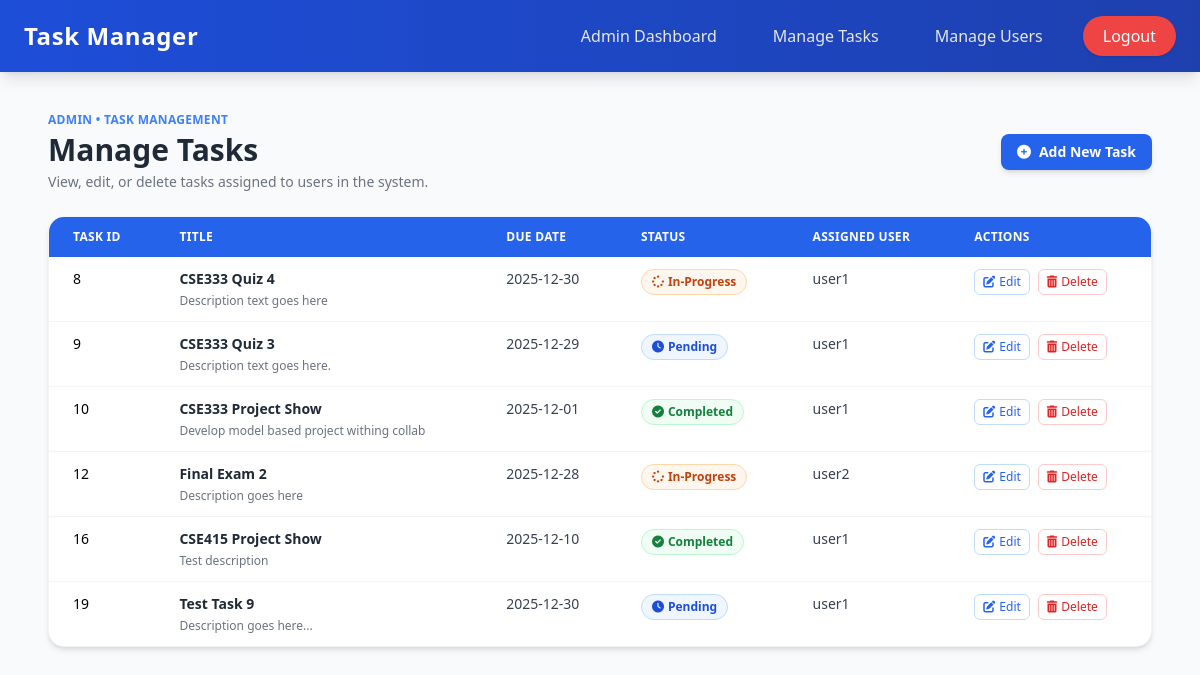
Page /admin/manage_tasks.php (signed in) on the committed database.
### tables this page shows
CREATE TABLE `tasks` (
  `id` int(6) UNSIGNED NOT NULL,
  `title` varchar(255) NOT NULL,
  `due_date` date NOT NULL,
  `status` enum('pending','in-progress','completed') DEFAULT 'pending',
  `created_at` timestamp NOT NULL DEFAULT current_timestamp(),
  `user_id` int(6) UNSIGNED DEFAULT NULL,
  `progress` int(3) DEFAULT 0,
  `description` text DEFAULT NULL
);

CREATE TABLE `users` (
  `id` int(6) UNSIGNED NOT NULL,
  `username` varchar(50) NOT NULL,
  `email` varchar(100) NOT NULL,
  `password` varchar(255) NOT NULL,
  `role` enum('user','admin') DEFAULT 'user',
  `created_at` timestamp NOT NULL DEFAULT current_timestamp(),
  `name` varchar(255) DEFAULT NULL
);

### admin/manage_tasks.php (the view, shortened to what this page needs)
<?php
include('../includes/db.php');
$sql    = "SELECT tasks.*, users.username AS assigned_user FROM tasks LEFT JOIN users ON tasks.user_id = users.id";
$result = $conn->query($sql);
?>
<!DOCTYPE html>
<html lang="en">
<head>
    <script src="https://cdn.tailwindcss.com"></script>
    <link rel="stylesheet"
          href="https://cdnjs.cloudflare.com/ajax/libs/font-awesome/6.0.0-beta3/css/all.min.css">
</head>
<body class="bg-gray-50 min-h-screen">
    <?php include('../includes/navbar.php'); ?>
    <div class="max-w-6xl mx-auto px-6 pb-12">
        <header class="pt-10 pb-6 flex flex-col gap-3 sm:flex-row sm:items-center sm:justify-between">
            <div>
                <p class="text-xs uppercase tracking-wide text-blue-500 font-semibold mb-1">
                    Admin • Task Management
                </p>
                <h1 class="text-2xl sm:text-3xl font-bold text-gray-800">
                    Manage Tasks
                </h1>
                <p class="text-sm text-gray-500 mt-1">
                    View, edit, or delete tasks assigned to users in the system.
                </p>
            </div>
            <a href="add_task.php"
               class="inline-flex items-center gap-2 px-4 py-2 rounded-lg text-sm font-semibold bg-blue-600 text-white hover:bg-blue-700 shadow-md transition">
                <i class="fas fa-plus-circle"></i>
                Add New Task
            </a>
        </header>
        <div class="bg-white shadow-md rounded-2xl border border-gray-100 overflow-hidden">
            <div class="overflow-x-auto">
                <table class="min-w-full text-sm text-left">
                    <thead class="bg-blue-600 text-white text-xs uppercase tracking-wide">
                        <tr>
                            <th class="py-3 px-4 sm:px-6">Task ID</th>
                            <th class="py-3 px-4 sm:px-6">Title</th>
                            <th class="py-3 px-4 sm:px-6">Due Date</th>
                            <th class="py-3 px-4 sm:px-6">Status</th>
                            <th class="py-3 px-4 sm:px-6">Assigned User</th>
                            <th class="py-3 px-4 sm:px-6">Actions</th>
                        </tr>
                    </thead>
                    <tbody class="divide-y divide-gray-100">
                        <?php if ($result && $result->num_rows > 0): ?>
                            <?php while ($row = $result->fetch_assoc()): ?>
                                <?php
                                $status_color_classes = '';
                                $status_icon          = '';
                                switch ($row['status']) {
                                    case 'in-progress':
                                        $status_color_classes = 'bg-orange-50 text-orange-700 border-orange-200';
                                        $status_icon          = 'fas fa-spinner';
                                        break;
                                    case 'completed':
                                        $status_color_classes = 'bg-green-50 text-green-700 border-green-200';
                                        $status_icon          = 'fas fa-check-circle';
                                        break;
                                    case 'pending':
                                    default:
                                        $status_color_classes = 'bg-blue-50 text-blue-700 border-blue-200';
                                        $status_icon          = 'fas fa-clock';
                                        break;
                                }
                                $task_id       = (int) $row['id'];
                                $task_title    = htmlspecialchars($row['title']);
                                $task_due_date = htmlspecialchars($row['due_date']);
                                $task_status   = htmlspecialchars($row['status']);
                                $assigned_user = $row['assigned_user'] ? htmlspecialchars($row['assigned_user']) : '—';
                                ?>
                                <tr class="hover:bg-gray-50">
                                    <td class="py-3 px-4 sm:px-6 align-top">
                                        <?= $task_id; ?>
                                    </td>
                                    <td class="py-3 px-4 sm:px-6 align-top">
                                        <p class="font-semibold text-gray-800">
                                            <?= $task_title; ?>
                                        </p>
                                        <?php if (!empty($row['description'])): ?>
                                            <p class="text-xs text-gray-500 mt-1 line-clamp-2">
                                                <?= htmlspecialchars($row['description']); ?>
                                            </p>
                                        <?php endif; ?>
                                    </td>
                                    <td class="py-3 px-4 sm:px-6 align-top text-gray-700">
                                        <?= $task_due_date; ?>
                                    </td>
                                    <td class="py-3 px-4 sm:px-6 align-top">
                                        <span class="inline-flex items-center gap-1 px-2.5 py-1 rounded-full border text-xs font-semibold <?= $status_color_classes; ?>">
                                            <i class="<?= $status_icon; ?>"></i>
                                            <span class="capitalize"><?= $task_status; ?></span>
                                        </span>
                                    </td>
                                    <td class="py-3 px-4 sm:px-6 align-top text-gray-700">
                                        <?= $assigned_user; ?>
                                    </td>
                                    <td class="py-3 px-4 sm:px-6 align-top">
                                        <div class="flex flex-wrap items-center gap-2 text-xs">
                                            <a href="edit_task.php?id=<?= $task_id; ?>"
                                               class="inline-flex items-center gap-1 px-2 py-1 rounded-md border border-blue-200 text-blue-600 hover:bg-blue-50">
                                                <i class="fas fa-edit"></i>
                                                Edit
                                            </a>
                                            <a href="delete_task.php?id=<?= $task_id; ?>&delete=1"
                                               onclick="return confirm('Are you sure you want to delete this task?');"
                                               class="inline-flex items-center gap-1 px-2 py-1 rounded-md border border-red-200 text-red-600 hover:bg-red-50">
                                                <i class="fas fa-trash-alt"></i>
                                                Delete
                                            </a>
                                        </div>
                                    </td>
                                </tr>
                            <?php endwhile; ?>
                        <?php endif; ?>
                    </tbody>
                </table>
            </div>
        </div>
    </div>
</body>
</html>

### includes/navbar.php (shortened to what this page needs)
<nav class="bg-gradient-to-r from-blue-700 to-blue-800 shadow-lg">
    <div class="max-w-7xl mx-auto px-6 py-4 flex items-center justify-between">
        <a href="/diu/6/index.php" class="text-white text-2xl font-bold tracking-wide hover:text-blue-200 transition">
            Task Manager
        </a>
        <div id="nav-menu"
             class="hidden lg:flex flex-col lg:flex-row items-start lg:items-center gap-4 lg:gap-6 absolute lg:static top-16 left-0 w-full lg:w-auto bg-blue-800 lg:bg-transparent px-6 lg:px-0 py-4 lg:py-0 shadow-lg lg:shadow-none">
            <?php if (isset($_SESSION['username'])): ?>
                <?php if ($_SESSION['role'] == 'admin'): ?>
                    <a href="/diu/6/admin/dashboard.php"
                       class="text-gray-200 hover:text-white font-medium px-4 py-2 rounded lg:hover:bg-blue-600 transition">
                        Admin Dashboard
                    </a>
                    <a href="/diu/6/admin/manage_tasks.php"
                       class="text-gray-200 hover:text-white font-medium px-4 py-2 rounded lg:hover:bg-blue-600 transition">
                        Manage Tasks
                    </a>
                    <a href="/diu/6/admin/manage_users.php"
                       class="text-gray-200 hover:text-white font-medium px-4 py-2 rounded lg:hover:bg-blue-600 transition">
                        Manage Users
                    </a>
                <?php endif; ?>
                <a href="/diu/6/logout.php"
                   class="bg-red-500 hover:bg-red-600 text-white font-medium px-5 py-2 rounded-full shadow transition">
                    Logout
                </a>
            <?php endif; ?>
        </div>
    </div>
</nav>

### rows in the picture
tasks: id "8", title "CSE333 Quiz 4", description "Description text goes here", due_date "2025-12-30", status "In-Progress", user.username "user1"
tasks: id "9", title "CSE333 Quiz 3", description "Description text goes here.", due_date "2025-12-29", status "Pending", user.username "user1"
tasks: id "10", title "CSE333 Project Show", description "Develop model based project withing collab", due_date "2025-12-01", status "Completed", user.username "user1"
tasks: id "12", title "Final Exam 2", description "Description goes here", due_date "2025-12-28", status "In-Progress", user.username "user2"
tasks: id "16", title "CSE415 Project Show", description "Test description", due_date "2025-12-10", status "Completed", user.username "user1"
tasks: id "19", title "Test Task 9", description "Description goes here...", due_date "2025-12-30", status "Pending", user.username "user1"
